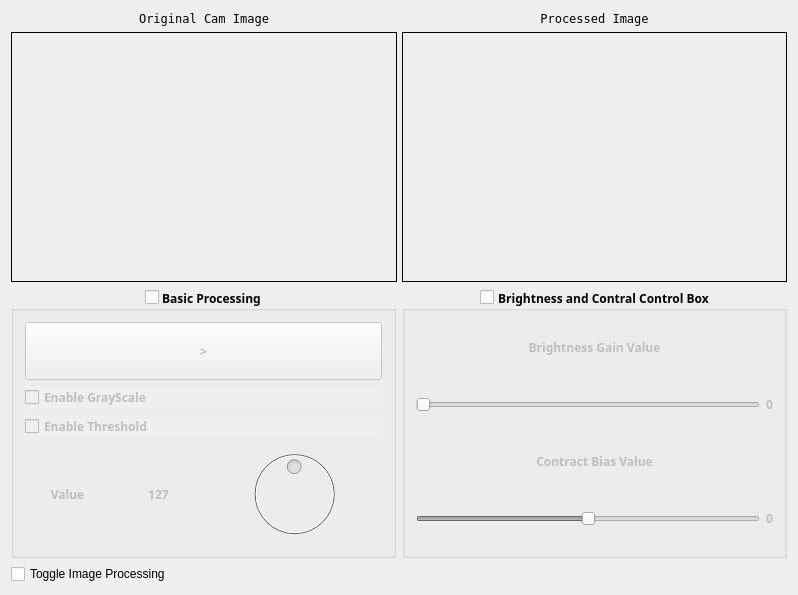
<?xml version="1.0" encoding="UTF-8"?>
<ui version="4.0">
 <class>QCWidget</class>
 <widget class="QWidget" name="QCWidget">
  <property name="geometry">
   <rect>
    <x>0</x>
    <y>0</y>
    <width>798</width>
    <height>595</height>
   </rect>
  </property>
  <property name="sizePolicy">
   <sizepolicy hsizetype="Fixed" vsizetype="Fixed">
    <horstretch>0</horstretch>
    <verstretch>0</verstretch>
   </sizepolicy>
  </property>
  <property name="windowTitle">
   <string>QCWidget</string>
  </property>
  <property name="autoFillBackground">
   <bool>true</bool>
  </property>
  <layout class="QGridLayout" name="gridLayout_3">
   <item row="0" column="0">
    <layout class="QVBoxLayout" name="verticalLayout_3">
     <item>
      <layout class="QHBoxLayout" name="horizontalLayout_6" stretch="1,1">
       <property name="spacing">
        <number>5</number>
       </property>
       <property name="sizeConstraint">
        <enum>QLayout::SetFixedSize</enum>
       </property>
       <property name="bottomMargin">
        <number>0</number>
       </property>
       <item>
        <layout class="QVBoxLayout" name="originalLayout">
         <item>
          <widget class="QLabel" name="label_3">
           <property name="sizePolicy">
            <sizepolicy hsizetype="Minimum" vsizetype="Minimum">
             <horstretch>0</horstretch>
             <verstretch>0</verstretch>
            </sizepolicy>
           </property>
           <property name="font">
            <font>
             <family>Andale Mono</family>
            </font>
           </property>
           <property name="text">
            <string>Original Cam Image</string>
           </property>
           <property name="alignment">
            <set>Qt::AlignCenter</set>
           </property>
          </widget>
         </item>
         <item>
          <widget class="QLabel" name="originalLabel">
           <property name="sizePolicy">
            <sizepolicy hsizetype="Expanding" vsizetype="Fixed">
             <horstretch>0</horstretch>
             <verstretch>1</verstretch>
            </sizepolicy>
           </property>
           <property name="maximumSize">
            <size>
             <width>640</width>
             <height>480</height>
            </size>
           </property>
           <property name="styleSheet">
            <string notr="true">border:1px solid;</string>
           </property>
           <property name="text">
            <string/>
           </property>
          </widget>
         </item>
        </layout>
       </item>
       <item>
        <layout class="QVBoxLayout" name="processedLayout">
         <item>
          <widget class="QLabel" name="label_4">
           <property name="sizePolicy">
            <sizepolicy hsizetype="Minimum" vsizetype="Minimum">
             <horstretch>0</horstretch>
             <verstretch>0</verstretch>
            </sizepolicy>
           </property>
           <property name="font">
            <font>
             <family>Andale Mono</family>
            </font>
           </property>
           <property name="text">
            <string>Processed Image</string>
           </property>
           <property name="alignment">
            <set>Qt::AlignCenter</set>
           </property>
          </widget>
         </item>
         <item>
          <widget class="QLabel" name="label">
           <property name="sizePolicy">
            <sizepolicy hsizetype="Minimum" vsizetype="Expanding">
             <horstretch>0</horstretch>
             <verstretch>0</verstretch>
            </sizepolicy>
           </property>
           <property name="minimumSize">
            <size>
             <width>0</width>
             <height>0</height>
            </size>
           </property>
           <property name="maximumSize">
            <size>
             <width>640</width>
             <height>480</height>
            </size>
           </property>
           <property name="styleSheet">
            <string notr="true">border:1px solid;</string>
           </property>
           <property name="text">
            <string/>
           </property>
          </widget>
         </item>
        </layout>
       </item>
      </layout>
     </item>
     <item>
      <layout class="QHBoxLayout" name="horizontalLayout_5">
       <property name="sizeConstraint">
        <enum>QLayout::SetNoConstraint</enum>
       </property>
       <item>
        <widget class="QGroupBox" name="groupBox">
         <property name="font">
          <font>
           <family>Alegreya Sans SC</family>
           <weight>75</weight>
           <italic>false</italic>
           <bold>true</bold>
           <kerning>true</kerning>
          </font>
         </property>
         <property name="layoutDirection">
          <enum>Qt::LeftToRight</enum>
         </property>
         <property name="autoFillBackground">
          <bool>true</bool>
         </property>
         <property name="title">
          <string>Basic Processing </string>
         </property>
         <property name="alignment">
          <set>Qt::AlignCenter</set>
         </property>
         <property name="checkable">
          <bool>true</bool>
         </property>
         <property name="checked">
          <bool>false</bool>
         </property>
         <layout class="QGridLayout" name="gridLayout">
          <item row="0" column="0">
           <layout class="QVBoxLayout" name="verticalLayout">
            <item>
             <widget class="QPushButton" name="pushButton">
              <property name="sizePolicy">
               <sizepolicy hsizetype="Expanding" vsizetype="MinimumExpanding">
                <horstretch>0</horstretch>
                <verstretch>0</verstretch>
               </sizepolicy>
              </property>
              <property name="cursor">
               <cursorShape>CrossCursor</cursorShape>
              </property>
              <property name="layoutDirection">
               <enum>Qt::LeftToRight</enum>
              </property>
              <property name="autoFillBackground">
               <bool>true</bool>
              </property>
              <property name="text">
               <string>&gt;</string>
              </property>
              <property name="autoDefault">
               <bool>false</bool>
              </property>
              <property name="default">
               <bool>false</bool>
              </property>
              <property name="flat">
               <bool>false</bool>
              </property>
             </widget>
            </item>
            <item>
             <widget class="QCheckBox" name="checkBoxGrayScale">
              <property name="sizePolicy">
               <sizepolicy hsizetype="Preferred" vsizetype="Preferred">
                <horstretch>0</horstretch>
                <verstretch>0</verstretch>
               </sizepolicy>
              </property>
              <property name="font">
               <font>
                <weight>75</weight>
                <bold>true</bold>
               </font>
              </property>
              <property name="autoFillBackground">
               <bool>true</bool>
              </property>
              <property name="text">
               <string>Enable GrayScale</string>
              </property>
             </widget>
            </item>
            <item>
             <widget class="QCheckBox" name="checkEnabler">
              <property name="sizePolicy">
               <sizepolicy hsizetype="Preferred" vsizetype="Preferred">
                <horstretch>0</horstretch>
                <verstretch>0</verstretch>
               </sizepolicy>
              </property>
              <property name="font">
               <font>
                <weight>75</weight>
                <bold>true</bold>
                <kerning>true</kerning>
               </font>
              </property>
              <property name="layoutDirection">
               <enum>Qt::LeftToRight</enum>
              </property>
              <property name="autoFillBackground">
               <bool>true</bool>
              </property>
              <property name="text">
               <string>Enable Threshold</string>
              </property>
              <property name="tristate">
               <bool>false</bool>
              </property>
             </widget>
            </item>
            <item>
             <layout class="QHBoxLayout" name="horizontalLayout_2">
              <item>
               <layout class="QHBoxLayout" name="horizontalLayout">
                <item>
                 <widget class="QLabel" name="label_2">
                  <property name="text">
                   <string>Value</string>
                  </property>
                  <property name="alignment">
                   <set>Qt::AlignCenter</set>
                  </property>
                 </widget>
                </item>
                <item>
                 <widget class="QLabel" name="knobData">
                  <property name="text">
                   <string>127</string>
                  </property>
                  <property name="alignment">
                   <set>Qt::AlignCenter</set>
                  </property>
                 </widget>
                </item>
               </layout>
              </item>
              <item>
               <widget class="QDial" name="dial">
                <property name="maximum">
                 <number>255</number>
                </property>
                <property name="value">
                 <number>127</number>
                </property>
               </widget>
              </item>
             </layout>
            </item>
           </layout>
          </item>
         </layout>
         <zorder>label_2</zorder>
         <zorder>checkBoxGrayScale</zorder>
         <zorder>checkEnabler</zorder>
         <zorder>pushButton</zorder>
         <zorder>checkBoxGrayScale</zorder>
         <zorder>dial</zorder>
         <zorder>knobData</zorder>
        </widget>
       </item>
       <item>
        <widget class="QGroupBox" name="brightnessBox">
         <property name="font">
          <font>
           <family>Alegreya Sans SC</family>
           <weight>75</weight>
           <bold>true</bold>
          </font>
         </property>
         <property name="autoFillBackground">
          <bool>true</bool>
         </property>
         <property name="title">
          <string>Brightness and Contral Control Box</string>
         </property>
         <property name="alignment">
          <set>Qt::AlignCenter</set>
         </property>
         <property name="checkable">
          <bool>true</bool>
         </property>
         <property name="checked">
          <bool>false</bool>
         </property>
         <layout class="QGridLayout" name="gridLayout_2">
          <item row="0" column="0">
           <layout class="QVBoxLayout" name="verticalLayout_2">
            <item>
             <widget class="QLabel" name="label_5">
              <property name="text">
               <string>Brightness Gain Value</string>
              </property>
              <property name="alignment">
               <set>Qt::AlignCenter</set>
              </property>
             </widget>
            </item>
            <item>
             <layout class="QHBoxLayout" name="horizontalLayout_3">
              <item>
               <widget class="QSlider" name="brightnessAlpha">
                <property name="minimum">
                 <number>1</number>
                </property>
                <property name="maximum">
                 <number>30</number>
                </property>
                <property name="value">
                 <number>1</number>
                </property>
                <property name="sliderPosition">
                 <number>1</number>
                </property>
                <property name="orientation">
                 <enum>Qt::Horizontal</enum>
                </property>
               </widget>
              </item>
              <item>
               <widget class="QLabel" name="sliderAlphaDisplay">
                <property name="sizePolicy">
                 <sizepolicy hsizetype="Preferred" vsizetype="Preferred">
                  <horstretch>0</horstretch>
                  <verstretch>0</verstretch>
                 </sizepolicy>
                </property>
                <property name="text">
                 <string>0</string>
                </property>
               </widget>
              </item>
             </layout>
            </item>
            <item>
             <widget class="QLabel" name="label_6">
              <property name="text">
               <string>Contract Bias Value</string>
              </property>
              <property name="alignment">
               <set>Qt::AlignCenter</set>
              </property>
             </widget>
            </item>
            <item>
             <layout class="QHBoxLayout" name="horizontalLayout_4">
              <item>
               <widget class="QSlider" name="brightnessBeta">
                <property name="minimum">
                 <number>-255</number>
                </property>
                <property name="maximum">
                 <number>255</number>
                </property>
                <property name="orientation">
                 <enum>Qt::Horizontal</enum>
                </property>
               </widget>
              </item>
              <item>
               <widget class="QLabel" name="sliderBetaDisplay">
                <property name="text">
                 <string>0</string>
                </property>
               </widget>
              </item>
             </layout>
            </item>
           </layout>
          </item>
         </layout>
        </widget>
       </item>
      </layout>
     </item>
    </layout>
   </item>
   <item row="1" column="0">
    <widget class="QCheckBox" name="imgprocToggle">
     <property name="layoutDirection">
      <enum>Qt::LeftToRight</enum>
     </property>
     <property name="styleSheet">
      <string notr="true"/>
     </property>
     <property name="text">
      <string>Toggle Image Processing</string>
     </property>
     <property name="checked">
      <bool>false</bool>
     </property>
    </widget>
   </item>
  </layout>
  <zorder>brightnessBox</zorder>
  <zorder>imgprocToggle</zorder>
  <zorder>groupBox</zorder>
  <zorder>groupBox</zorder>
 </widget>
 <layoutdefault spacing="6" margin="11"/>
 <resources/>
 <connections/>
</ui>
